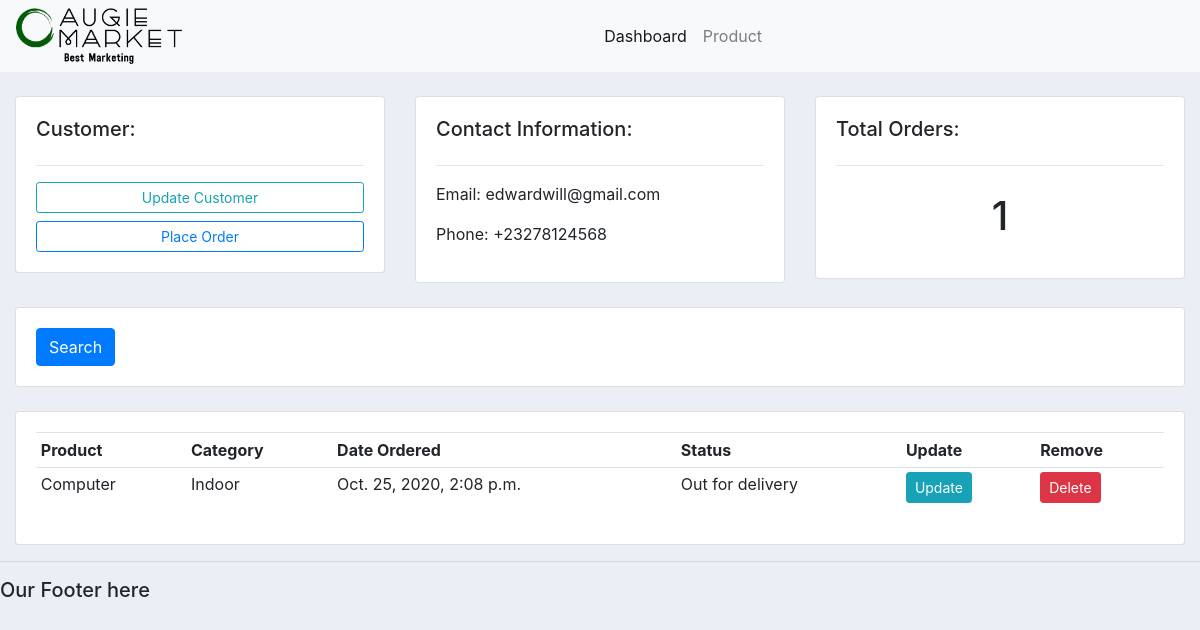
/customer/1, run on an earlier commit of the app's database.
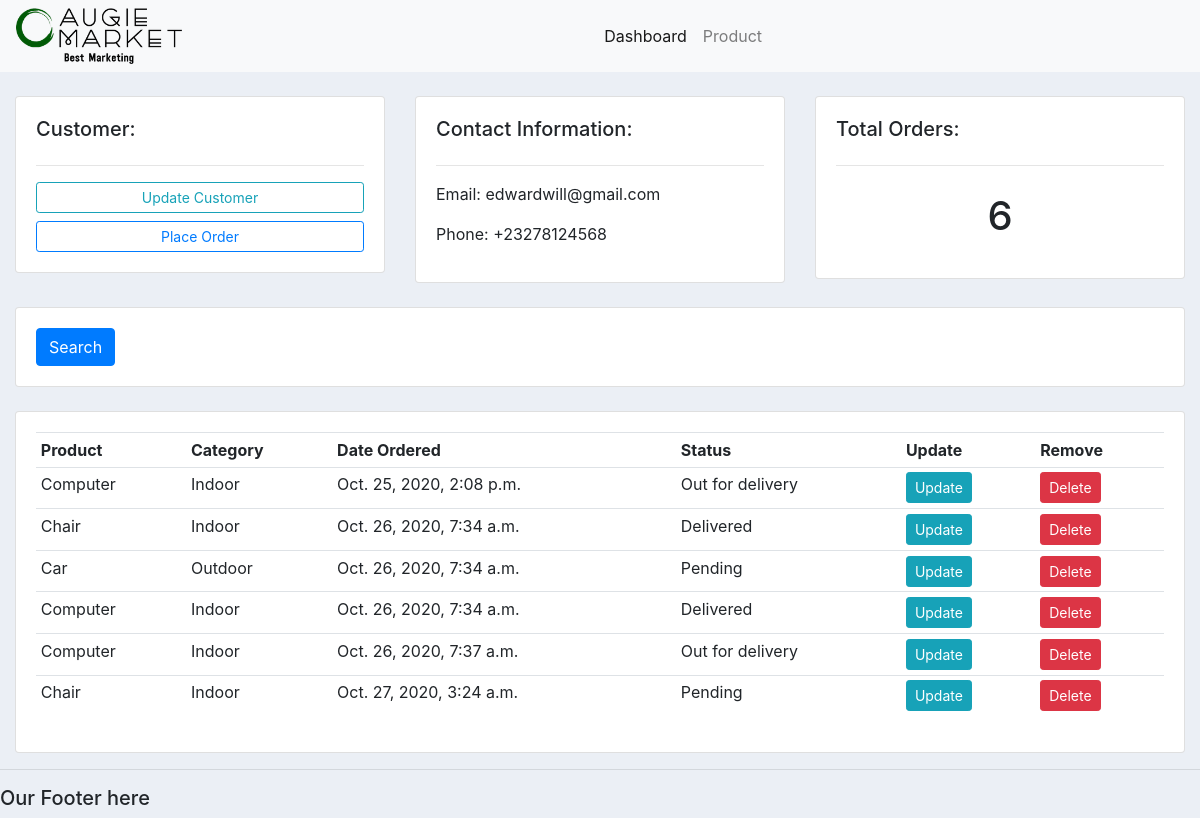
And on a later commit of the database.
### accounts/models.py (models this page shows, shortened)
class Order(models.Model):
    STATUS = (('Pending', 'Pending'), ('Out for delivery', 'Out for delivery'), ('Delivered', 'Delivered'))
    product = models.ForeignKey(Product, null=True,on_delete=models.SET_NULL)
    customer = models.ForeignKey(Customer, null=True,on_delete=models.SET_NULL)
    date_created = models.DateTimeField(auto_now=True, null=True)
    status = models.CharField(max_length=200, null=True, choices=STATUS)

class Product(models.Model):
    CATEGORY = (('Indoor', 'Indoor'), ('Outdoor', 'Outdoor'))
    product_name = models.CharField(max_length=200, null=True)
    price = models.FloatField(null=True)
    category = models.CharField(max_length=200, null=True, choices=CATEGORY)
    description = models.CharField(max_length=200, null=True, blank=True)
    date_created = models.DateTimeField(auto_now=True, null=True)
    tags = models.ManyToManyField(Tag)
    def __str__(self):
        return self.product_name

### accounts/views.py (the view)
# urls.py: path('customer/<str:pk>', views.customer, name = 'customer'),
def customer(request, pk):
    customer = Customer.objects.get(id=pk)
    orders = customer.order_set.all()
    order_count = orders.count()
    myFilter = OrderFilter(request.GET,queryset=orders)
    context = {'customer': customer, 'orders': orders, 'order_count': order_count, 'myFilter': myFilter}
    return render(request, 'accounts/customer.html', context)

### accounts/templates/accounts/customer.html (shortened to what this page needs)
{% extends 'accounts/main.html' %}
{% block content %}
    <div class="container-fluid">
        <br>
        <div class="row">
            <div class="col-md">
                <div class="card card-body">
                    <h5>Customer:</h5>
                    <hr>
                    <a class="btn btn-outline-info btn-sm btn-block" href="">Update Customer</a>
                    <a class="btn btn-outline-primary btn-sm btn-block" href="{% url 'create_order' customer.id %}">Place Order</a>
                </div>
            </div>
            <div class="col-md">
                <div class="card card-body">
                    <h5>Contact Information:</h5>
                    <hr>
                    <p>Email: {{ customer.email }} </p>
                    <p>Phone: {{ customer.phone_number }} </p>
                </div>
            </div>
            <div class="col-md">
                <div class="card card-body">
                    <h5>Total Orders:</h5>
                    <hr>
                    <h1 style="text-align: center; padding: 10px"> {{ order_count }} </h1>
                </div>
            </div>
        </div>
        <br>
        <div class="row">
            <div class="col">
                <div class="card card-body">
                    <form action="" method="get">
                        <button class="btn btn-primary" type="submit">Search</button>
                    </form>
                </div>
            </div>
        </div>
        <br>
        <div class="row">
            <div class="col-md">
                <div class="card card-body">
                    <table class="table table-sm">
                        <tr>
                            <th>Product</th>
                            <th>Category</th>
                            <th>Date Ordered</th>
                            <th>Status</th>
                            <th>Update</th>
                            <th>Remove</th>
                        </tr>
                        {% for order in orders %}
                            <tr>
                                <td>{{ order.product }}</td>
                                <td>{{ order.product.category }}</td>
                                <td>{{ order.date_created }}</td>
                                <td>{{ order.status}}</td>
                                <td><a class="btn btn-sm btn-info" href="{% url 'update_order' order.id %}">Update</a></td>
                                <td><a class="btn btn-sm btn-danger" href="{% url 'delete_order' order.id %}">Delete</a></td>
                            </tr>
                        {% endfor %}
                    </table>
                </div>
            </div>
        </div>
    </div>
{% endblock  %}

What changed in the data, as far as the page shows it:
added Order: product "Chair", product.category "Indoor", date_created "Oct. 26, 2020, 7:34 a.m.", status "Delivered"
added Order: product "Car", product.category "Outdoor", date_created "Oct. 26, 2020, 7:34 a.m.", status "Pending"
added Order: product "Computer", product.category "Indoor", date_created "Oct. 26, 2020, 7:34 a.m.", status "Delivered"
added Order: product "Computer", product.category "Indoor", date_created "Oct. 26, 2020, 7:37 a.m.", status "Out for delivery"
added Order: product "Chair", product.category "Indoor", date_created "Oct. 27, 2020, 3:24 a.m.", status "Pending"
Also different on the page:
{{ order_count }}: "1" → "6"
